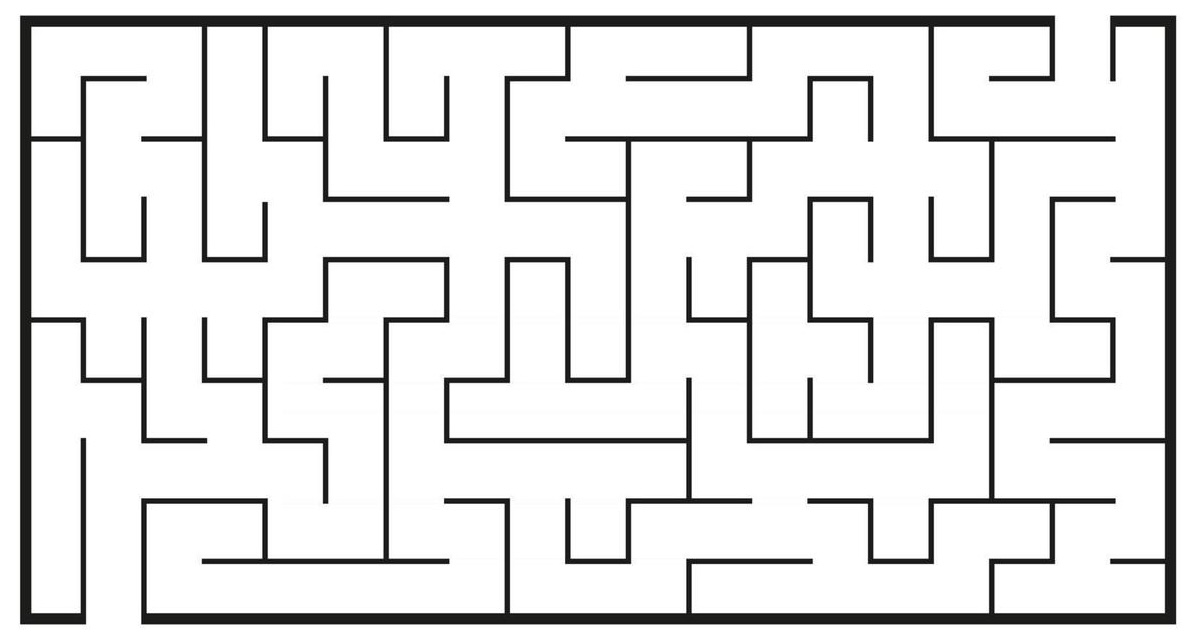
#> input picture map.jpg, 1187 x 636 px
$ python path_planning_app.py
#> lines starting #> are read from the running program, lines starting #| are printed output that depends on the picture; after the words box and inside, x2 and y2 are one past the last pixel; in counts of white or black regions, pixels touching at a corner belong together
### data/dataset.py
import cv2
import numpy

def map_image_to_array(image_path, threshold=128, scale_factor=0.1):
    """
    Converts a room map image to a binary array with reduced size.

    Args:
        image_path (str): Path to the image.
        threshold (int): Threshold for binarization (default 128).
        scale_factor (float): Scaling factor to reduce the size (default 0.1).

    Returns:
        np.ndarray: Binary array where 1 is a passage, 0 is an obstacle.
    """
    # Load the image in grayscale
    image = cv2.imread(image_path, cv2.IMREAD_GRAYSCALE)
    if image is None:
        raise ValueError("Failed to load the image. Check the path.")

    # Resize the image to reduce resolution
    new_width = int(image.shape[1] * scale_factor)
    new_height = int(image.shape[0] * scale_factor)
    resized_image = cv2.resize(image, (new_width, new_height), interpolation=cv2.INTER_AREA)

    # Binarize the image
    _, binary_image = cv2.threshold(resized_image, threshold, 1, cv2.THRESH_BINARY)

    # Invert the binary map (1 = passage, 0 = obstacle)
    # binary_map = 1 - binary_image
    binary_map = binary_image

    return binary_map

image_path = './map.jpg'  # Шлях до картинки
binary_map = map_image_to_array(image_path)
#> in map_image_to_array, `resized_image = cv2.resize(image, (new_width, new_height), interpolati..`:
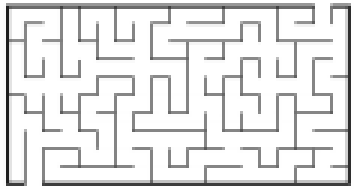
#> resized_image: shape (63, 118) (shown 3 times larger); min 31, max 255, mean 227.6
#> in map_image_to_array, `_, binary_image = cv2.threshold(resized_image, threshold, 1, cv2.THRES..`:
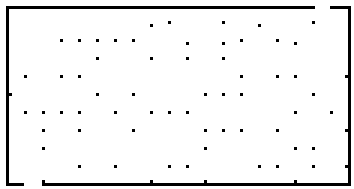
#> binary_image: shape (63, 118) (shown 3 times larger); values 0 (black) and 1 (white), 94.6% white; black in thin lines or dots

print("Бінаризована карта приміщення:")
print(binary_map)
#> (printed output is left out)

a = numpy.array(binary_map)
unique, counts = numpy.unique(a, return_counts=True)
#> unique = [0, 1]; counts = [402, 7032]

print(dict(zip(unique, counts)))
#| {0: 402, 1: 7032}

### navigation/path_planning.py
import math
import heapq

class Cell:
    def __init__(self):
        # Індекси батьківської комірки
        self.parent_i = 0
        self.parent_j = 0

        # Загальна вартість комірки (f = g + h)
        self.f = float('inf')

        # Вартість від початкової до поточної комірки
        self.g = float('inf')

        # Оціночна вартість від поточної комірки до цілі
        self.h = 0

class PathPlanning:
    def __init__(self, row=9, col=10):
        # Розміри сітки
        self.ROW = row
        self.COL = col

    def is_valid(self, row, col):
        # Перевірка, чи знаходиться комірка в межах сітки
        return (0 <= row < self.ROW) and (0 <= col < self.COL)

    def is_unblocked(self, grid, row, col):
        # Перевірка, чи є комірка прохідною (1 — прохідна, 0 — непрохідна)
        return grid[row][col] == 1

    def is_destination(self, row, col, dest):
        # Перевірка, чи є поточна комірка цільовою
        return row == dest[0] and col == dest[1]

    def calculate_h_value(self, row, col, dest):
        # Обчислення евристичної вартості (Євклідова відстань до цілі)
        return math.sqrt((row - dest[0]) ** 2 + (col - dest[1]) ** 2)

    # [17 lines left out: function trace_path, not called in this run]

    def a_star_search(self, grid, src, dest):
        # Перевірка валідності початкової та цільової комірки
        if not self.is_valid(src[0], src[1]) or not self.is_valid(dest[0], dest[1]):
            print("Неправильна початкова або цільова комірка")
            return

        if not self.is_unblocked(grid, src[0], src[1]) or not self.is_unblocked(grid, dest[0], dest[1]):
            print("Початкова або цільова комірка заблокована")
            return

        if self.is_destination(src[0], src[1], dest):
            print("Ви вже на цільовій комірці")
            return

        # Ініціалізація списків комірок
        closed_list = [[False] * self.COL for _ in range(self.ROW)]
        cell_details = [[Cell() for _ in range(self.COL)] for _ in range(self.ROW)]

        # Ініціалізація початкової комірки
        i, j = src
        cell_details[i][j].f = 0
        cell_details[i][j].g = 0
        cell_details[i][j].h = 0
        cell_details[i][j].parent_i, cell_details[i][j].parent_j = i, j

        open_list = []
        heapq.heappush(open_list, (0.0, i, j))
        found_dest = False

        # Основний цикл алгоритму A*
        while open_list:
            _, i, j = heapq.heappop(open_list)
            closed_list[i][j] = True

            # Перевірка сусідніх комірок у всіх напрямках
            for direction in [(0, 1), (0, -1), (1, 0), (-1, 0), (1, 1), (1, -1), (-1, 1), (-1, -1)]:
                new_i, new_j = i + direction[0], j + direction[1]

                if self.is_valid(new_i, new_j) and self.is_unblocked(grid, new_i, new_j) and not closed_list[new_i][new_j]:
                    if self.is_destination(new_i, new_j, dest):
                        cell_details[new_i][new_j].parent_i = i
                        cell_details[new_i][new_j].parent_j = j
                        print("Цільову комірку знайдено")
                        self.trace_path(cell_details, dest)
                        found_dest = True
                        return

                    # Обчислення вартостей g, h та f для сусідньої комірки
                    g_new = cell_details[i][j].g + 1.0
                    h_new = self.calculate_h_value(new_i, new_j, dest)
                    f_new = g_new + h_new

                    # Оновлення комірки, якщо нова вартість f менша
                    if cell_details[new_i][new_j].f == float('inf') or cell_details[new_i][new_j].f > f_new:
                        heapq.heappush(open_list, (f_new, new_i, new_j))
                        cell_details[new_i][new_j].f = f_new
                        cell_details[new_i][new_j].g = g_new
                        cell_details[new_i][new_j].h = h_new
                        cell_details[new_i][new_j].parent_i = i
                        cell_details[new_i][new_j].parent_j = j

        if not found_dest:
            print("Не вдалося знайти шлях до цілі")

# Тестовий приклад для запуску алгоритму
# [21 lines that do not run on import are left out]

### path_planning_app.py
import matplotlib.pyplot as plt
from matplotlib.widgets import Button
from navigation.path_planning import PathPlanning
from data.dataset import map_image_to_array
import random
import math

class PathPlanningApp:
    def __init__(self, image_path, threshold=128, scale_factor=0.8, min_distance=5):
        self.image_path = image_path
        self.grid = map_image_to_array(image_path, threshold=threshold, scale_factor=scale_factor)
        self.planner = PathPlanning(row=len(self.grid), col=len(self.grid[0]))
        self.min_distance = min_distance
        self.path = []
        self.src = None
        self.dest = None
        self.fig, self.ax = plt.subplots(figsize=(8, 8))
        self.refresh_button_ax = self.fig.add_axes([0.8, 0.01, 0.1, 0.05])
        self.refresh_button = Button(self.refresh_button_ax, 'Refresh')
        self.refresh_button.on_clicked(self.refresh)
        self.run_pathfinding()

    def pick_random_points(self):
        valid_points = [(i, j) for i in range(len(self.grid)) for j in range(len(self.grid[0])) if self.grid[i][j] == 1]
        while True:
            src = random.choice(valid_points)
            dest = random.choice(valid_points)
            if src != dest:
                distance = math.sqrt((src[0] - dest[0]) ** 2 + (src[1] - dest[1]) ** 2)
                if distance >= self.min_distance:
                    return src, dest

    def custom_trace_path(self, cell_details, dest):
        row, col = dest
        while not (cell_details[row][col].parent_i == row and cell_details[row][col].parent_j == col):
            self.path.append((row, col))
            row, col = cell_details[row][col].parent_i, cell_details[row][col].parent_j
        self.path.append((row, col))
        self.path.reverse()

    def run_pathfinding(self):
        self.src, self.dest = self.pick_random_points()
        self.path = []
        self.planner.trace_path = self.custom_trace_path
        self.planner.a_star_search(self.grid, self.src, self.dest)
        self.display_path()

    def display_path(self):
        self.ax.clear()
        grid_display = [[1 if cell == 1 else 0 for cell in row] for row in self.grid]
        self.ax.imshow(grid_display, cmap='gray', origin='upper')

        if self.path:
            y, x = zip(*self.path)
            self.ax.plot(x, y, marker='o', color='red', linewidth=1)

        self.ax.scatter(self.src[1], self.src[0], color='green', label='Start', zorder=5)
        self.ax.scatter(self.dest[1], self.dest[0], color='blue', label='Destination', zorder=5)
        self.ax.legend()
        self.ax.set_title("Path Planning Visualization")
        plt.draw()

    def refresh(self, event):
        self.run_pathfinding()

if __name__ == "__main__":
    app = PathPlanningApp(image_path='map.jpg', threshold=128, scale_factor=0.5, min_distance=4)
#> call 2 of map_image_to_array, with image_path = 'map.jpg', threshold = 128, scale_factor = 0.5
#> in map_image_to_array (call 2), `resized_image = cv2.resize(image, (new_width, new_height), interpolati..`:
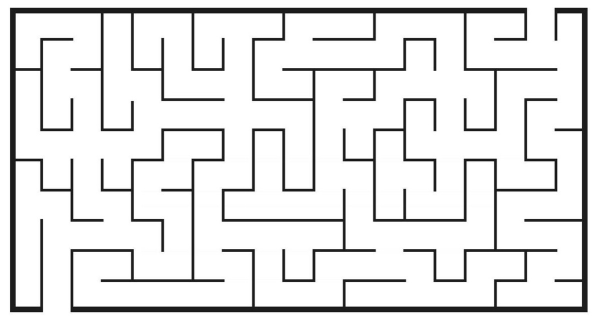
#> resized_image: shape (318, 593); min 18, max 255, mean 227.6
#> in map_image_to_array (call 2), `_, binary_image = cv2.threshold(resized_image, threshold, 1, cv2.THRES..`:
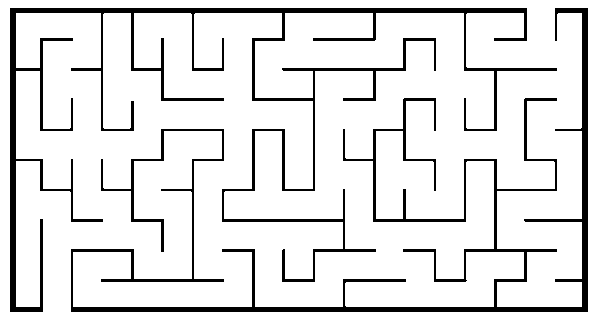
#> binary_image: shape (318, 593); values 0 (black) and 1 (white), 88.5% white; 2 black regions, box (x1, y1, x2, y2) and area: (10, 8, 557, 312) 11329, (71, 8, 588, 312) 10386
#> in pick_random_points, `valid_points = [(i, j) for i in range(len(self.grid)) for j in range(l..`: valid_points = 166859 items
#> the loop in pick_random_points, `while True:` made 1 pass
#> (src, dest, distance) on pass 1: ((191, 470), (208, 216), 254.6)
#> in run_pathfinding, `self.src, self.dest = self.pick_random_points()`: self.src = (191, 470); self.dest = (208, 216)
#> in a_star_search, `closed_list = [[False] * self.COL for _ in range(self.ROW)]`: closed_list = 318 items
#> in a_star_search, `i, j = src`: i = 191; j = 470
#> the loop in a_star_search, `while open_list:` made 15551 passes
#> (i, j) on passes 1 to 3: (191, 470), (192, 469), (193, 468)
#> in display_path, `grid_display = [[1 if cell == 1 else 0 for cell in row] for row in sel..`: grid_display = 318 items
    plt.show()
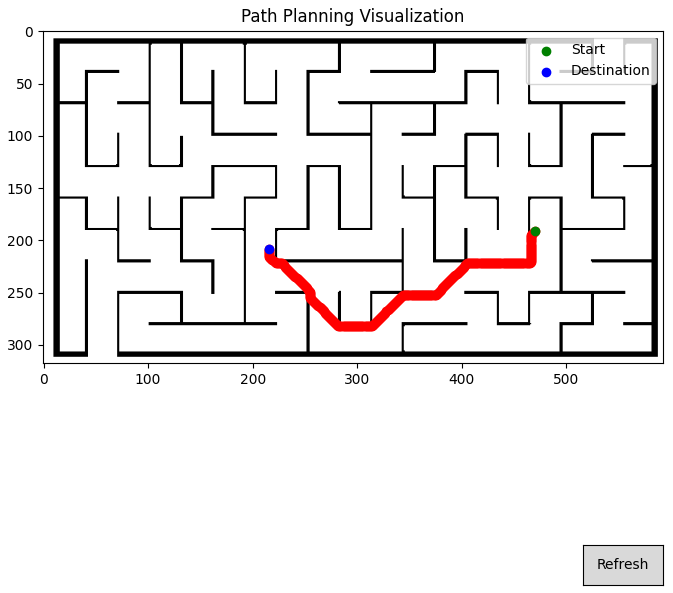
#> figure drawn by matplotlib, 1 panel
